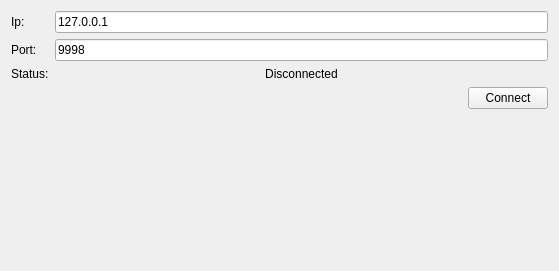
<?xml version="1.0" encoding="UTF-8"?>
<ui version="4.0">
 <class>ReceiveInfoWidget</class>
 <widget class="QWidget" name="ReceiveInfoWidget">
  <property name="geometry">
   <rect>
    <x>0</x>
    <y>0</y>
    <width>559</width>
    <height>271</height>
   </rect>
  </property>
  <property name="windowTitle">
   <string>Form</string>
  </property>
  <layout class="QGridLayout" name="gridLayout">
   <item row="1" column="1" colspan="2">
    <widget class="QLineEdit" name="portLineEdit">
     <property name="text">
      <string>9998</string>
     </property>
    </widget>
   </item>
   <item row="2" column="1" colspan="2">
    <widget class="QLabel" name="statusLabel">
     <property name="text">
      <string>Disconnected</string>
     </property>
     <property name="alignment">
      <set>Qt::AlignCenter</set>
     </property>
    </widget>
   </item>
   <item row="3" column="2">
    <widget class="QPushButton" name="connectButton">
     <property name="text">
      <string>Connect</string>
     </property>
    </widget>
   </item>
   <item row="0" column="0">
    <widget class="QLabel" name="label">
     <property name="text">
      <string>Ip:</string>
     </property>
    </widget>
   </item>
   <item row="1" column="0">
    <widget class="QLabel" name="label_4">
     <property name="text">
      <string>Port:</string>
     </property>
    </widget>
   </item>
   <item row="2" column="0">
    <widget class="QLabel" name="label_2">
     <property name="text">
      <string>Status:</string>
     </property>
    </widget>
   </item>
   <item row="5" column="0">
    <spacer name="verticalSpacer">
     <property name="orientation">
      <enum>Qt::Vertical</enum>
     </property>
     <property name="sizeHint" stdset="0">
      <size>
       <width>20</width>
       <height>40</height>
      </size>
     </property>
    </spacer>
   </item>
   <item row="0" column="1" colspan="2">
    <widget class="QLineEdit" name="ipLineEdit">
     <property name="text">
      <string>127.0.0.1</string>
     </property>
    </widget>
   </item>
   <item row="3" column="1">
    <spacer name="horizontalSpacer">
     <property name="orientation">
      <enum>Qt::Horizontal</enum>
     </property>
     <property name="sizeHint" stdset="0">
      <size>
       <width>40</width>
       <height>20</height>
      </size>
     </property>
    </spacer>
   </item>
  </layout>
 </widget>
 <resources/>
 <connections/>
</ui>
